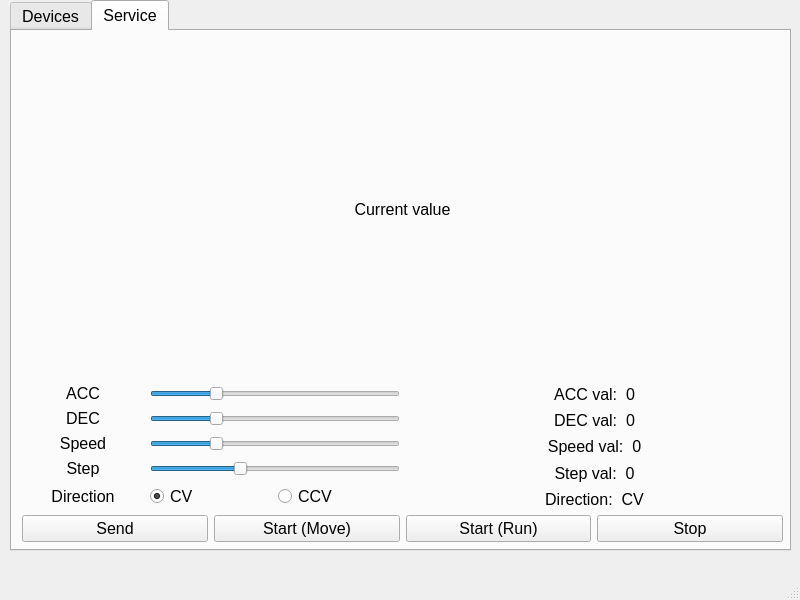
<?xml version="1.0" encoding="UTF-8"?>
<ui version="4.0">
 <class>MainWindow</class>
 <widget class="QMainWindow" name="MainWindow">
  <property name="geometry">
   <rect>
    <x>0</x>
    <y>0</y>
    <width>800</width>
    <height>600</height>
   </rect>
  </property>
  <property name="windowTitle">
   <string>MainWindow</string>
  </property>
  <widget class="QWidget" name="centralwidget">
   <widget class="QTabWidget" name="Devices">
    <property name="geometry">
     <rect>
      <x>10</x>
      <y>0</y>
      <width>781</width>
      <height>551</height>
     </rect>
    </property>
    <property name="font">
     <font>
      <pointsize>12</pointsize>
     </font>
    </property>
    <property name="currentIndex">
     <number>1</number>
    </property>
    <widget class="QWidget" name="tab">
     <attribute name="title">
      <string>Devices</string>
     </attribute>
    </widget>
    <widget class="QWidget" name="tab_2">
     <attribute name="title">
      <string>Service</string>
     </attribute>
     <widget class="QWidget" name="">
      <property name="geometry">
       <rect>
        <x>10</x>
        <y>10</y>
        <width>761</width>
        <height>501</height>
       </rect>
      </property>
      <layout class="QGridLayout" name="gridLayout_3">
       <item row="1" column="0" colspan="2">
        <layout class="QGridLayout" name="gridLayout_2">
         <item row="0" column="0">
          <widget class="QLabel" name="ACC">
           <property name="font">
            <font>
             <pointsize>12</pointsize>
            </font>
           </property>
           <property name="text">
            <string>ACC</string>
           </property>
           <property name="alignment">
            <set>Qt::AlignCenter</set>
           </property>
          </widget>
         </item>
         <item row="0" column="1" colspan="2">
          <widget class="QSlider" name="ACC_slider">
           <property name="value">
            <number>25</number>
           </property>
           <property name="orientation">
            <enum>Qt::Horizontal</enum>
           </property>
          </widget>
         </item>
         <item row="1" column="0">
          <widget class="QLabel" name="DEC">
           <property name="font">
            <font>
             <pointsize>12</pointsize>
            </font>
           </property>
           <property name="text">
            <string>DEC</string>
           </property>
           <property name="alignment">
            <set>Qt::AlignCenter</set>
           </property>
          </widget>
         </item>
         <item row="1" column="1" colspan="2">
          <widget class="QSlider" name="DEC_slider">
           <property name="value">
            <number>25</number>
           </property>
           <property name="orientation">
            <enum>Qt::Horizontal</enum>
           </property>
          </widget>
         </item>
         <item row="2" column="0">
          <widget class="QLabel" name="Speed">
           <property name="font">
            <font>
             <pointsize>12</pointsize>
            </font>
           </property>
           <property name="text">
            <string>Speed</string>
           </property>
           <property name="alignment">
            <set>Qt::AlignCenter</set>
           </property>
          </widget>
         </item>
         <item row="2" column="1" colspan="2">
          <widget class="QSlider" name="Speed_slider">
           <property name="value">
            <number>25</number>
           </property>
           <property name="orientation">
            <enum>Qt::Horizontal</enum>
           </property>
          </widget>
         </item>
         <item row="3" column="0">
          <widget class="QLabel" name="Step">
           <property name="font">
            <font>
             <pointsize>12</pointsize>
            </font>
           </property>
           <property name="text">
            <string>Step</string>
           </property>
           <property name="alignment">
            <set>Qt::AlignCenter</set>
           </property>
          </widget>
         </item>
         <item row="3" column="1" colspan="2">
          <widget class="QSlider" name="Step_slider">
           <property name="value">
            <number>35</number>
           </property>
           <property name="orientation">
            <enum>Qt::Horizontal</enum>
           </property>
          </widget>
         </item>
         <item row="4" column="0">
          <widget class="QLabel" name="irection">
           <property name="font">
            <font>
             <pointsize>12</pointsize>
            </font>
           </property>
           <property name="text">
            <string>Direction</string>
           </property>
           <property name="alignment">
            <set>Qt::AlignCenter</set>
           </property>
          </widget>
         </item>
         <item row="4" column="1">
          <widget class="QRadioButton" name="radioButton">
           <property name="text">
            <string>CV</string>
           </property>
           <property name="checked">
            <bool>true</bool>
           </property>
          </widget>
         </item>
         <item row="4" column="2">
          <widget class="QRadioButton" name="radioButton_2">
           <property name="text">
            <string>CCV</string>
           </property>
          </widget>
         </item>
        </layout>
       </item>
       <item row="1" column="2" colspan="2">
        <layout class="QGridLayout" name="gridLayout">
         <item row="0" column="0">
          <widget class="QLabel" name="acc_val">
           <property name="font">
            <font>
             <pointsize>12</pointsize>
            </font>
           </property>
           <property name="text">
            <string>ACC val:  0</string>
           </property>
           <property name="alignment">
            <set>Qt::AlignCenter</set>
           </property>
          </widget>
         </item>
         <item row="1" column="0">
          <widget class="QLabel" name="dec_val">
           <property name="font">
            <font>
             <pointsize>12</pointsize>
            </font>
           </property>
           <property name="text">
            <string>DEC val:  0</string>
           </property>
           <property name="alignment">
            <set>Qt::AlignCenter</set>
           </property>
          </widget>
         </item>
         <item row="2" column="0">
          <widget class="QLabel" name="speed_val">
           <property name="font">
            <font>
             <pointsize>12</pointsize>
            </font>
           </property>
           <property name="text">
            <string>Speed val:  0</string>
           </property>
           <property name="alignment">
            <set>Qt::AlignCenter</set>
           </property>
          </widget>
         </item>
         <item row="3" column="0">
          <widget class="QLabel" name="step_val">
           <property name="font">
            <font>
             <pointsize>12</pointsize>
            </font>
           </property>
           <property name="text">
            <string>Step val:  0</string>
           </property>
           <property name="alignment">
            <set>Qt::AlignCenter</set>
           </property>
          </widget>
         </item>
         <item row="4" column="0">
          <widget class="QLabel" name="direction_val">
           <property name="font">
            <font>
             <pointsize>12</pointsize>
            </font>
           </property>
           <property name="text">
            <string>Direction:  CV</string>
           </property>
           <property name="alignment">
            <set>Qt::AlignCenter</set>
           </property>
          </widget>
         </item>
        </layout>
       </item>
       <item row="2" column="0">
        <widget class="QPushButton" name="sendButton">
         <property name="font">
          <font>
           <pointsize>12</pointsize>
          </font>
         </property>
         <property name="text">
          <string>Send</string>
         </property>
        </widget>
       </item>
       <item row="2" column="1">
        <widget class="QPushButton" name="startButton">
         <property name="font">
          <font>
           <pointsize>12</pointsize>
          </font>
         </property>
         <property name="text">
          <string>Start (Move)</string>
         </property>
        </widget>
       </item>
       <item row="2" column="2">
        <widget class="QPushButton" name="startButton_2">
         <property name="font">
          <font>
           <pointsize>12</pointsize>
          </font>
         </property>
         <property name="text">
          <string>Start (Run)</string>
         </property>
        </widget>
       </item>
       <item row="2" column="3">
        <widget class="QPushButton" name="stepButton">
         <property name="font">
          <font>
           <pointsize>12</pointsize>
          </font>
         </property>
         <property name="text">
          <string>Stop</string>
         </property>
        </widget>
       </item>
       <item row="0" column="0" colspan="4">
        <widget class="QLabel" name="current_value">
         <property name="font">
          <font>
           <pointsize>12</pointsize>
          </font>
         </property>
         <property name="toolTipDuration">
          <number>5</number>
         </property>
         <property name="text">
          <string>Current value</string>
         </property>
         <property name="alignment">
          <set>Qt::AlignCenter</set>
         </property>
        </widget>
       </item>
      </layout>
     </widget>
    </widget>
   </widget>
  </widget>
  <widget class="QMenuBar" name="menubar">
   <property name="geometry">
    <rect>
     <x>0</x>
     <y>0</y>
     <width>800</width>
     <height>21</height>
    </rect>
   </property>
  </widget>
  <widget class="QStatusBar" name="statusbar"/>
 </widget>
 <resources/>
 <connections/>
</ui>
